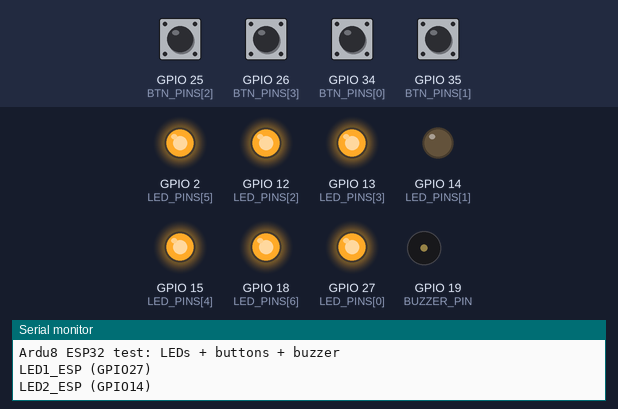
The sketch below on a simulated ESP32. Parts: output pins drawn as LEDs (lit = HIGH), buzzer (waves = sounding), the last lines printed to the serial monitor. Inputs (shaded band) come from the test bench; at power-on: GPIO 25 (BTN_PINS[2]), GPIO 26 (BTN_PINS[3]), GPIO 34 (BTN_PINS[0]), GPIO 35 (BTN_PINS[1]) LOW.

Above: at 1.45 s.
1.5 s: GPIO 25 (BTN_PINS[2]) pulled HIGH for 0.15 s
At 2.6 s:
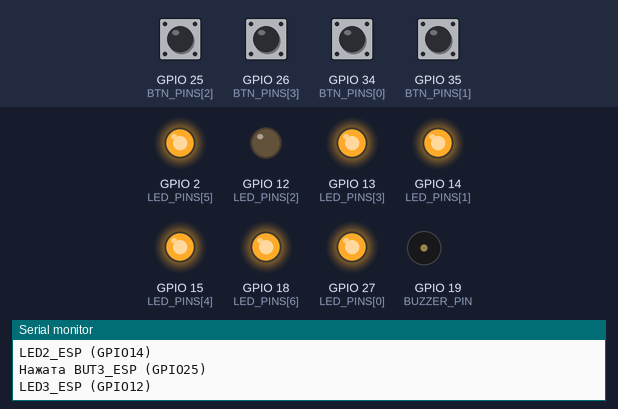
4.6 s: GPIO 26 (BTN_PINS[3]) pulled HIGH for 0.15 s
At 5.5 s:
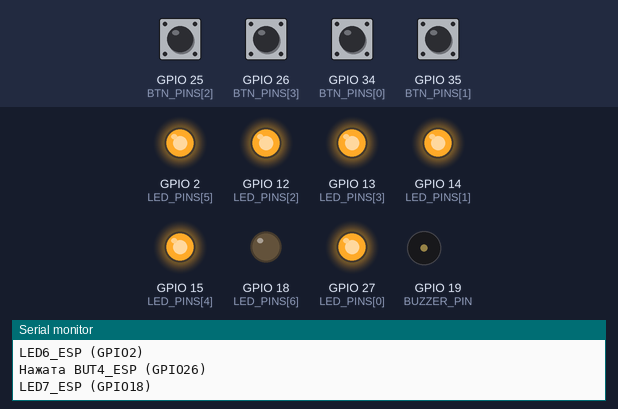
7.6 s: GPIO 34 (BTN_PINS[0]) pulled HIGH for 0.15 s
At 8.1 s:
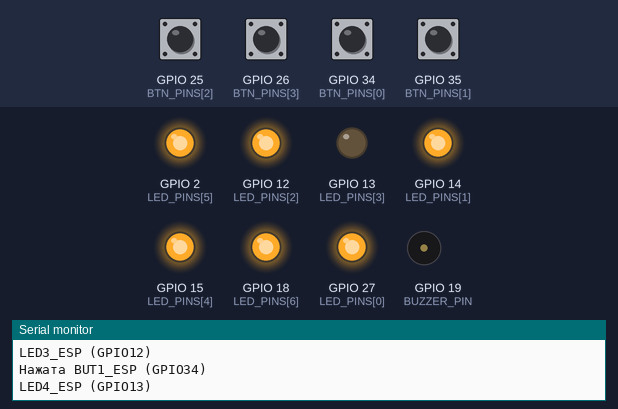
10.6 s: GPIO 35 (BTN_PINS[1]) pulled HIGH for 0.15 s
At 11.1 s:
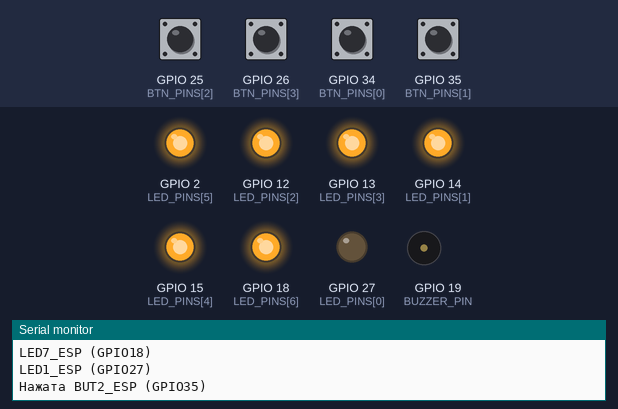
13.6 s: GPIO 25 (BTN_PINS[2]) pulled HIGH for 1 s
At 14.6 s:
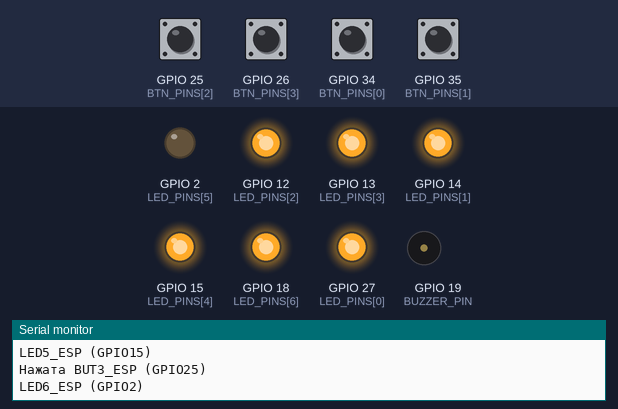
16.6 s: GPIO 25 (BTN_PINS[2]) pulsed HIGH 5 times (0.12 s each, 0.3 s apart)
At 18.9 s:
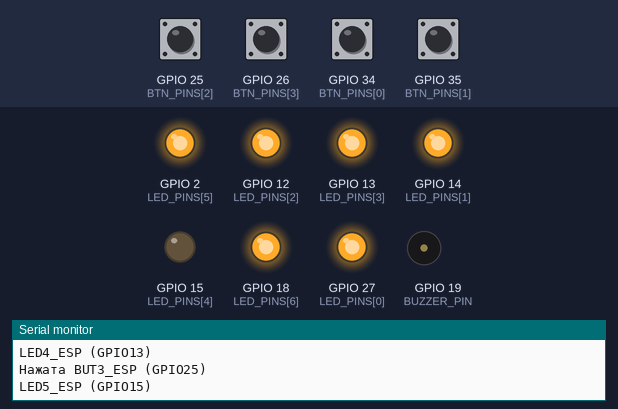
Timing chart, 0 to 20.6 s (numbered marks = the images above; inputs shaded):
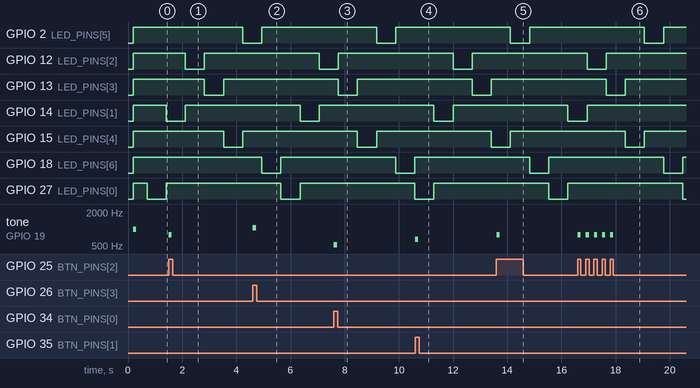

The sketch:

Ardu8_esp_test.ino
```cpp
/*
  Ardu8 — тест светодиодов, кнопок и пищалки на стороне ESP32.

  Перед запуском:
    - Плата в Arduino IDE: "ESP32 Wrover Module" (пакет esp32 от Espressif)
    - USB — нижний USB-C на левом краю
    - Монитор порта: 115200

  Что делает:
    - по очереди зажигает LED1_ESP..LED7_ESP, в мониторе пишет номер и GPIO —
      так определяем цвета каналов RGB (LED5..LED7);
    - при нажатии кнопки пишет её номер и GPIO и коротко пищит
      (каждая кнопка — своей нотой).
*/

// Светодиоды: анод на 3.3 В, горят при LOW
const uint8_t LED_PINS[7] = {
  27,  // LED1_ESP
  14,  // LED2_ESP
  12,  // LED3_ESP
  13,  // LED4_ESP
  15,  // LED5_ESP (RGB)
  2,   // LED6_ESP (RGB)
  18   // LED7_ESP (RGB)
};

// Кнопки: подтянуты к GND, нажатие = HIGH
const uint8_t BTN_PINS[4] = {
  34,  // BUT1_ESP (только вход)
  35,  // BUT2_ESP (только вход)
  25,  // BUT3_ESP
  26   // BUT4_ESP
};

const uint8_t BUZZER_PIN = 19;  // пассивная пищалка через транзистор
const uint16_t BTN_NOTES[4] = {523, 659, 784, 1047};  // до, ми, соль, до

bool btnPrev[4] = {false, false, false, false};
uint8_t ledIndex = 0;
uint32_t lastLedMs = 0;

void allLedsOff() {
  for (uint8_t i = 0; i < 7; i++) digitalWrite(LED_PINS[i], HIGH);
}

void setup() {
  Serial.begin(115200);
  delay(200);
  Serial.println("Ardu8 ESP32 test: LEDs + buttons + buzzer");

  for (uint8_t i = 0; i < 7; i++) {
    pinMode(LED_PINS[i], OUTPUT);
  }
  allLedsOff();

  for (uint8_t i = 0; i < 4; i++) {
    pinMode(BTN_PINS[i], INPUT);  // подтяжки внешние
  }

  pinMode(BUZZER_PIN, OUTPUT);
  digitalWrite(BUZZER_PIN, LOW);

  // Короткий сигнал при старте
  tone(BUZZER_PIN, 1000, 100);
}

void loop() {
  // Бегущий огонь, раз в 700 мс
  if (millis() - lastLedMs >= 700) {
    lastLedMs = millis();
    allLedsOff();
    digitalWrite(LED_PINS[ledIndex], LOW);
    Serial.printf("LED%u_ESP (GPIO%u)\n", ledIndex + 1, LED_PINS[ledIndex]);
    ledIndex = (ledIndex + 1) % 7;
  }

  // Кнопки: реагируем на нажатие (фронт)
  for (uint8_t i = 0; i < 4; i++) {
    bool pressed = digitalRead(BTN_PINS[i]) == HIGH;
    if (pressed && !btnPrev[i]) {
      Serial.printf("Нажата BUT%u_ESP (GPIO%u)\n", i + 1, BTN_PINS[i]);
      tone(BUZZER_PIN, BTN_NOTES[i], 120);
    }
    btnPrev[i] = pressed;
  }

  delay(10);
}
```

Measured:
- after the input at 1.5 s, tone on GPIO 19 (BUZZER_PIN): silent → 784 Hz at once, → silent 0.12 s later
- after the input at 4.6 s, tone on GPIO 19 (BUZZER_PIN): silent → 1047 Hz at once, → silent 0.12 s later
- after the input at 7.6 s, tone on GPIO 19 (BUZZER_PIN): silent → 523 Hz at once, → silent 0.12 s later
- after the input at 10.6 s, tone on GPIO 19 (BUZZER_PIN): silent → 659 Hz at once, → silent 0.12 s later
- after the input at 13.6 s, tone on GPIO 19 (BUZZER_PIN): silent → 784 Hz at once, → silent 0.12 s later
- after the input at 16.6 s, tone on GPIO 19 (BUZZER_PIN): alternates 784 Hz for 0.12 s and silent for 0.18 s, 10 changes in all, then stays silent, starting at once
